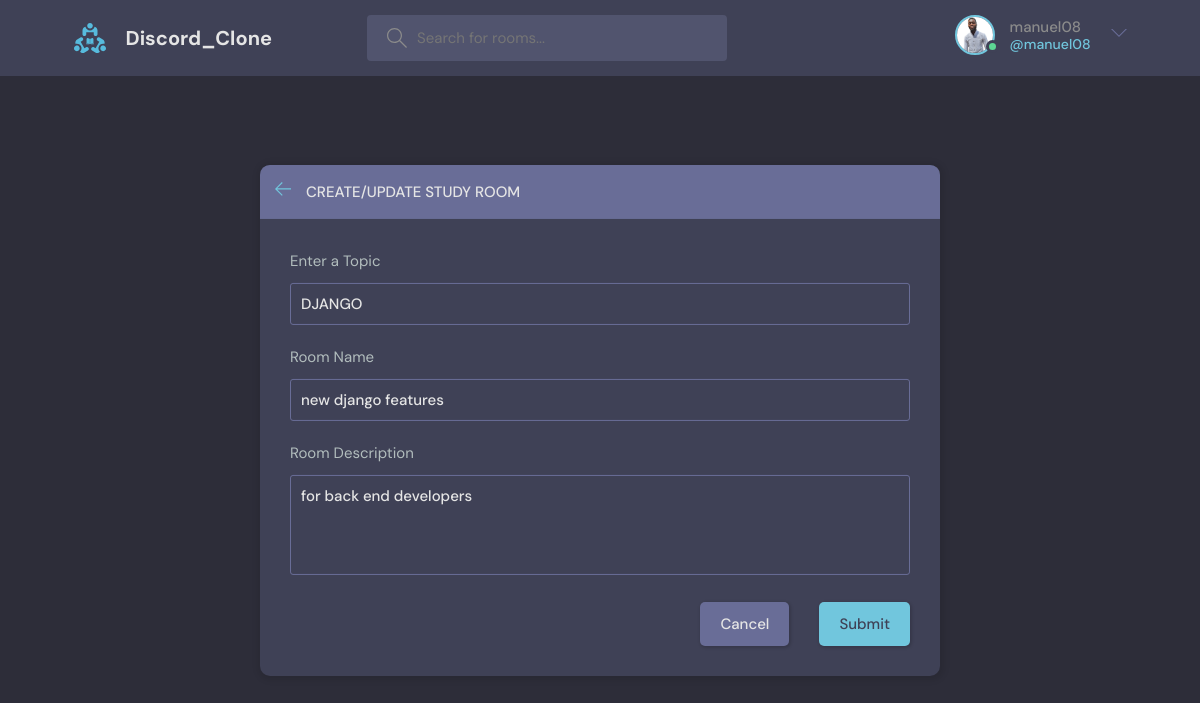
The page /update_room/2 (signed in) on the database its author committed.
### base/models.py (models this page shows, shortened)
class User(AbstractUser):
    name = models.CharField(max_length=200, null=True)
    email = models.EmailField(null=True)
    bio = models.TextField(null=True)
    avatar = models.ImageField(null=True, default='avatar.svg')
    USERNAME_FIELD: 'email'
    REQUIRED_FIELDS: []

class Room(models.Model):
    host  = models.ForeignKey(User, on_delete=models.SET_NULL, null=True)
    topic = models.ForeignKey(Topic, on_delete=models.SET_NULL, null=True)
    participants = models.ManyToManyField(User, related_name='participants', blank=True)
    name = models.CharField(max_length=200)
    description = models.TextField(null=True, blank=True)
    updated = models.DateTimeField(auto_now=True)
    created = models.DateTimeField(auto_now_add=True)
    class Meta:
        ordering = ['-updated', '-created']

class Topic(models.Model):
    name = models.CharField(max_length=200)

### base/views.py (the view, shortened to what this page needs)
# urls.py: path('update_room/<str:pk>', views.update_room, name ='update_room'),
@login_required(login_url='login')
def  update_room(request, pk):
    room  = Room.objects.get(id=pk)  #get a particular room
    form = RoomForm(instance=room)  # let a form be for a specific room id - form for a particular id
    topics = Topic.objects.all()
    if request.user != room.host:
        return HttpResponse('sign in if you\'re the real user')
    context = {'form' : form, 'topics' : topics, 'room' : room}
    return render(request,'base/room_form.html', context )

### base/form.py
class RoomForm(ModelForm):
    class Meta:
        model = Room
        fields = '__all__'
        exclude = ['host', 'participants']

### base/templates/base/room_form.html (shortened to what this page needs)
 {%extends 'main.html' %} {% block content %}
<main class="create-room layout">
    <div class="container">
        <div class="layout__box">
            <div class="layout__boxHeader">
                <div class="layout__boxTitle">
                    <a href="{% url  'home'  %}">
                        <svg version="1.1" xmlns="http://www.w3.org/2000/svg" width="32" height="32" viewBox="0 0 32 32">
                <title>arrow-left</title>
                <path
                  d="M13.723 2.286l-13.723 13.714 13.719 13.714 1.616-1.611-10.96-10.96h27.625v-2.286h-27.625l10.965-10.965-1.616-1.607z">
                </path>
              </svg>
                    </a>
                    <h3>Create/Update Study Room</h3>
                </div>
            </div>
            <div class="layout__body">
                <form class="form" action="" method='POST'>
                    <div class="form__group">
                        <label for="room_topic">Enter a Topic</label> <input type="text" value='{{room.topic.name}}' name='topic' list='topic-list'>
                         </div>
                    <div class="form__group">
                        <label for="room_name">Room Name</label> {{form.name}}
                    </div>
                    <div class="form__group">
                        <label for="room_description">Room Description</label> {{form.description}}
                    </div>
                    <div class="form__action">
                        <a class="btn btn--dark" href="{% url 'home' %}">Cancel</a>
                        <button class="btn btn--main" type="submit">Submit</button>
                    </div>
                </form>
            </div>
        </div>
    </div>
</main>
{% endblock content%}

### templates/nav.html (shortened to what this page needs)
{%load static%}
<header class="header header--loggedIn">
    <div class="container">
        <a href="{% url 'home' %}" class="header__logo">
            <img src="{% static 'image/logo.svg' %}" />
            <h1>Discord_Clone</h1>
        </a>
        <form class="header__search" method='GET' action="{% url 'home' %}">
            <label>
            <input placeholder="Search for rooms..." name =  'q' />
          </label>
        </form>
        <nav class="header__menu">
            {% if request.user.is_authenticated %}
            <div class="header__user">
                <a href="{% url 'update-user' %}">
                    <div class="avatar avatar--medium active">
                        <img src="{{request.user.avatar.url}}" />
                    </div>
                    <p>{{request.user.username}} <span>@{{request.user.username}}</span></p>
                </a>
                <button class="dropdown-button">
              <svg version="1.1" xmlns="http://www.w3.org/2000/svg" width="32" height="32" viewBox="0 0 32 32">
                <title>chevron-down</title>
                <path d="M16 21l-13-13h-3l16 16 16-16h-3l-13 13z"></path>
              </svg>
            </button>
            </div>
            {%else%}
            <a href="{% url 'login' %}">
                <img src="{% static 'image/avatar.svg' %}" />
                <p>Login</p>
            </a>
            {%endif%}
        </nav>
      </div>
    </header>

### rows shown on the page
User: user.avatar (picture), user.username "manuel08"
Room: topic "DJANGO", name "new django features", description "for back end developers"
